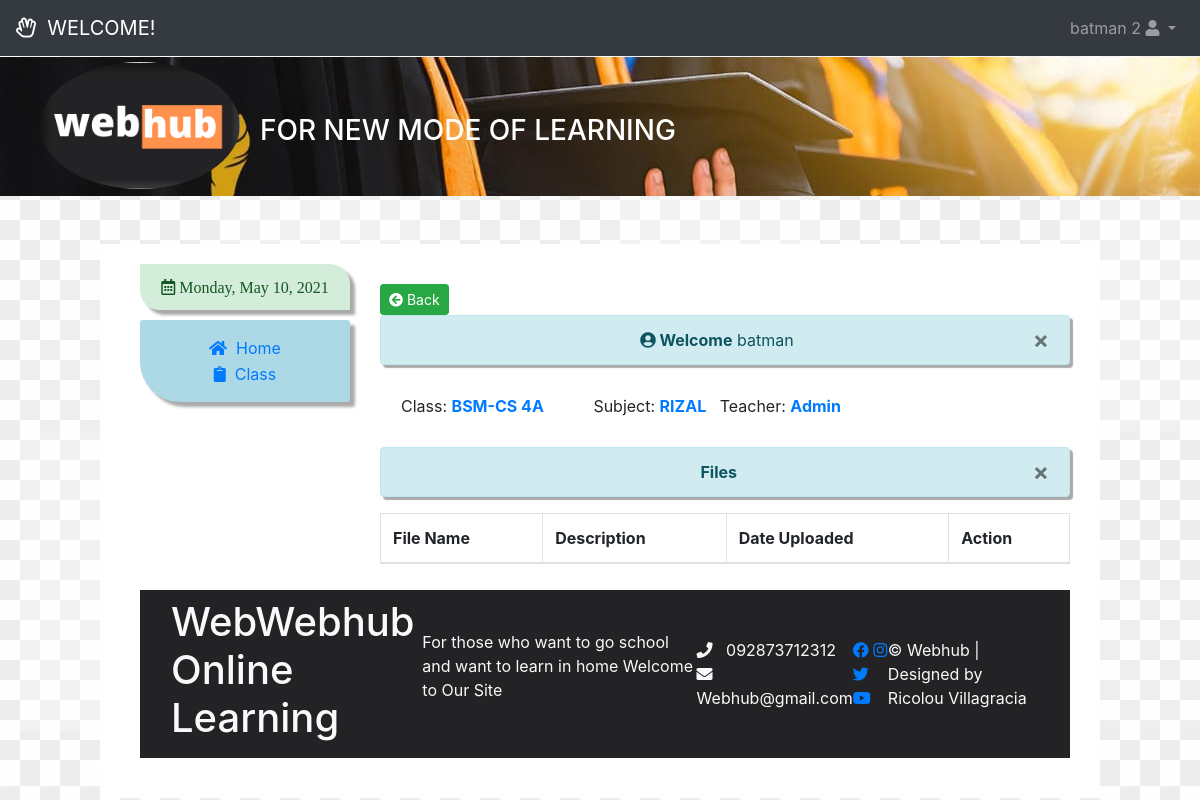
The page /class_student.php?id=17 (signed in) on the database its author committed.
### tables this page shows
CREATE TABLE `student` (
  `sid` int(11) NOT NULL,
  `fsname` varchar(11) NOT NULL,
  `lsname` varchar(11) NOT NULL,
  `msname` varchar(11) NOT NULL,
  `sname` varchar(50) NOT NULL,
  `spass` varchar(50) NOT NULL,
  `smobile` bigint(20) NOT NULL,
  `semail` varchar(50) NOT NULL,
  `sgender` varchar(2) NOT NULL,
  `saddr` varchar(20) NOT NULL,
  `image_type` varchar(1000) NOT NULL,
  `img_blob` blob NOT NULL,
  `cys` varchar(10) NOT NULL,
  `subject_id` int(11) NOT NULL,
  `aid` int(11) NOT NULL,
  `registration_date` timestamp NOT NULL DEFAULT current_timestamp() ON UPDATE current_timestamp()
);

CREATE TABLE `class` (
  `class_id` int(11) NOT NULL,
  `course_id` varchar(20) NOT NULL,
  `subject_id` varchar(20) NOT NULL,
  `aid` varchar(11) NOT NULL,
  `sid` int(11) NOT NULL
);

### class_student.php (the view, shortened to what this page needs)
<?php
    include"actions/connection.php";
    include"home/header.php";
     $session_sid = $_SESSION['sid'];
     $get_id = $_GET['id'];
?>
<?php
$student_query = mysqli_query($db,"select * from student where sid='$session_sid'") or die(mysqli_error());
$student_row = mysqli_fetch_array($student_query);
?>
<?php
$query_class = mysqli_query($db,"select * from class where class_id='$get_id'") or die(mysqli_error());
$row_class = mysqli_fetch_array($query_class);
$aid = $row_class['aid'];
$admin_query = mysqli_query($db,"select *from admin where aid='$aid'")or die(mysqli_error());
$admin_row=  mysqli_fetch_array($admin_query);
?>
<nav class="mb-1 navbar navbar-expand-lg navbar-dark bg-dark">
  <a class="navbar-brand" href="#"><i class="far fa-hand-spock"></i>&nbsp;&nbsp;WELCOME!</a>
  <div class="collapse navbar-collapse" id="home">
    <ul class="navbar-nav ml-auto nav-flex-icons">
      <li class="nav-item dropdown">
        <a class="nav-link dropdown-toggle" id="shome" data-toggle="dropdown"
          aria-haspopup="true" aria-expanded="false"><?php echo $student_row['sname'] . " " . $student_row['sid']; ?>
          <i class="fas fa-user"></i>
        </a>
      </li>
    </ul>
  </div>
</nav>
<header class="header">
  <div class="container-fluid mt-3">
    <div class="container-fluid">
      <div class="row">
        <div class="col-lg-10">
          <a class="navbar-brand" href="#">
           <img src="assets/img/logo3.png" alt="Logo" class="rounded-circle" style="width: 200px;"></a>
            <h3 class="text-left" style="margin-top: -80px; margin-left: 220px; color: white;">FOR NEW MODE OF LEARNING</h3>
        </div>
      </div>
    </div>
  </div>
</header>
<div class="sidebar">
   <div class="container-fluid mt-5">
    <div class="container-fluid">
      <div class="row">
        <div class="col-lg-3">
          <div class="alert-index alert-success" id="alert">
                        <i class="far fa-calendar-alt" id="calendar">
                        <?php
                        $Today = date('y-m-d');
                        $new = date('l, F d, Y', strtotime($Today));
                        echo $new;
                        ?></i>
          </div>
          <ul class="col1">
            <li><a href="student_home.php"><i class="fas fa-home"></i>&nbsp;&nbsp;Home</a></li>
            <li><a href="student_class.php"><i class="fas fa-clipboard"></i>&nbsp;&nbsp;Class</a></li>
          </ul>
        </div>
        <div class="col-lg-9" id="col2">
           <a href="student_class.php" class="btn btn-success btn-sm"><i class="fas fa-arrow-circle-left"></i>&nbsp;Back</a>
          <div class="alert alert-info" id="pop">
            <button type="button" class="close" data-dismiss="alert">&times;</button>
            <strong><i class="fas fa-user-circle"></i>&nbsp;Welcome</strong>&nbsp;<?php echo $student_row['sname'];?>
          </div>
         <div class="alert">Class:<a href="" >&nbsp;<strong><?php echo $row_class['course_id']; ?></strong></a>
                    &nbsp; &nbsp; &nbsp; &nbsp; &nbsp;
                    Subject:<a href="">&nbsp;<strong><?php echo $row_class['subject_id']; ?></strong></a>
                    &nbsp;
                    Teacher:<a href="">&nbsp;<strong><?php echo $admin_row['aname']; ?></strong></a>
                </div>
                <div>
                    <table cellpadding="0" cellspacing="0" border="0" class="table table-striped table-bordered" id="example">
                        <div class="alert alert-info" id="pop">
                            <button type="button" class="close" data-dismiss="alert">&times;</button>
                            <strong><i class="icon-user icon-large"></i>&nbsp;Files</strong>
                        </div>
                        <thead>
                            <tr>
                                <th>File Name</th>
                                <th>Description</th>
                                <th>Date Uploaded</th>
                                <th>Action</th>
                            </tr>
                        </thead>
                    </table>
                </div>
            </div>
        </div>
        <?php include('footer.php'); ?>

### assets/css/index.css (style rules this page uses)
* { box-sizing: border-box; }
.header { background: url(http://localhost/16/assets/img/4.jpg); padding: 0 0 40px 10px; margin-top: -15px; width: 100%; }
.sidebar { background: white; padding: 0 0 40px 10px; margin: 0 100px 0 100px; }
#alert { margin-top: 20px; margin-bottom: 10px; border-radius: 1px 20px; box-shadow: 5px 5px 3px #aaaaaa; text-align: center; }
#calendar { margin: 15px; }
.col1 { list-style-type: none; background: lightblue; margin-top: 10px; border-radius: 3px 3px 3px 40px; padding: 15px; box-shadow: 5px 5px 3px #aaaaaa; }
.col1 li { text-align: center; padding: 1px; }
.col1 i { -webkit-transition: 0.4s ease-out; -moz-transition: 0.4s ease-out; transition: 0.4s ease-out; }
#col2 { margin: 40px 0 10px 0; }
#pop { box-shadow: 3px 3px 1px #aaaaaa; text-align: center; }

### rows shown on the page
student: sname "batman", sid "2"
class: course "BSM-CS 4A", subject "RIZAL"

### other values the page prints
$admin_row['aname'] "Admin"
